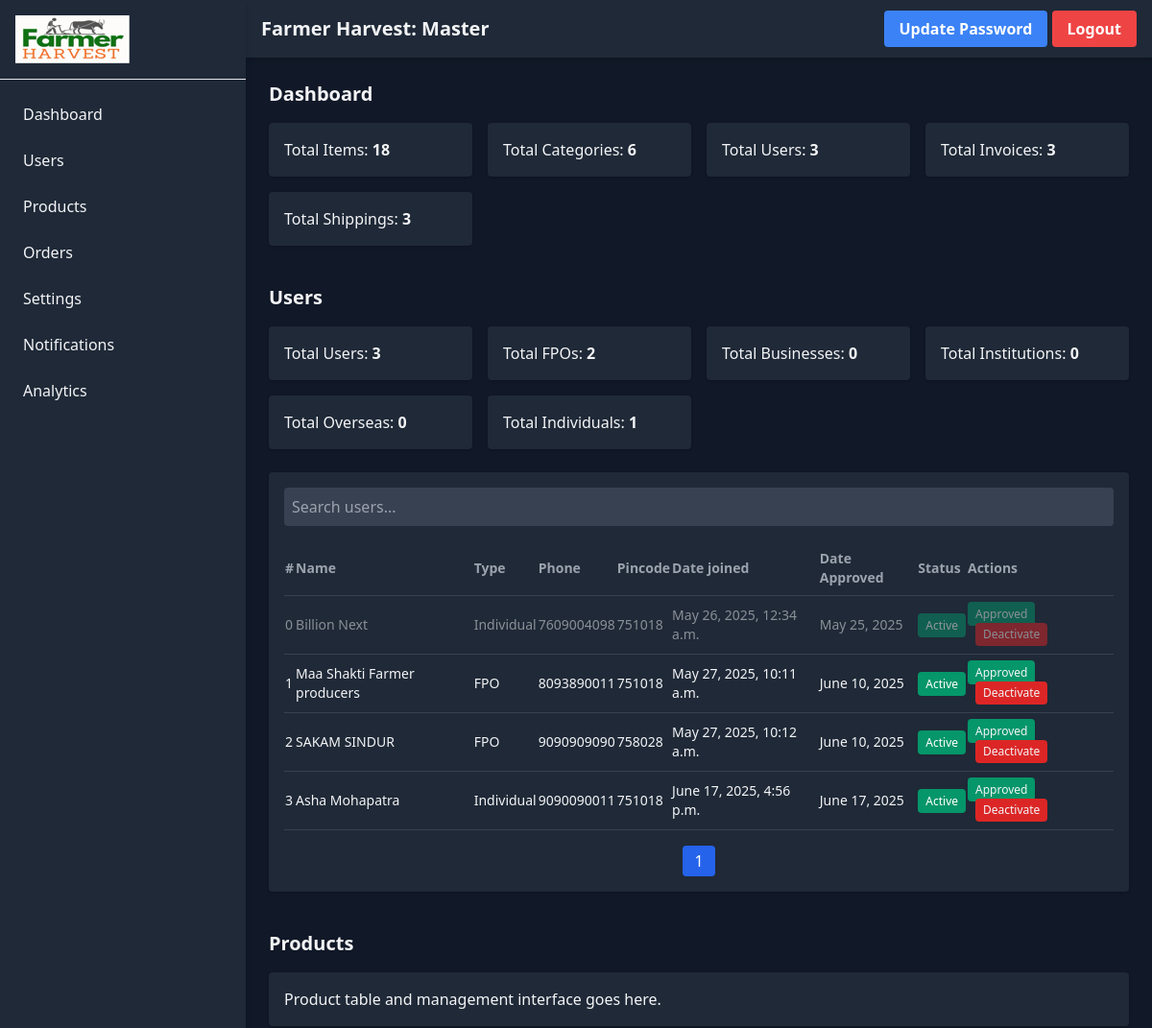
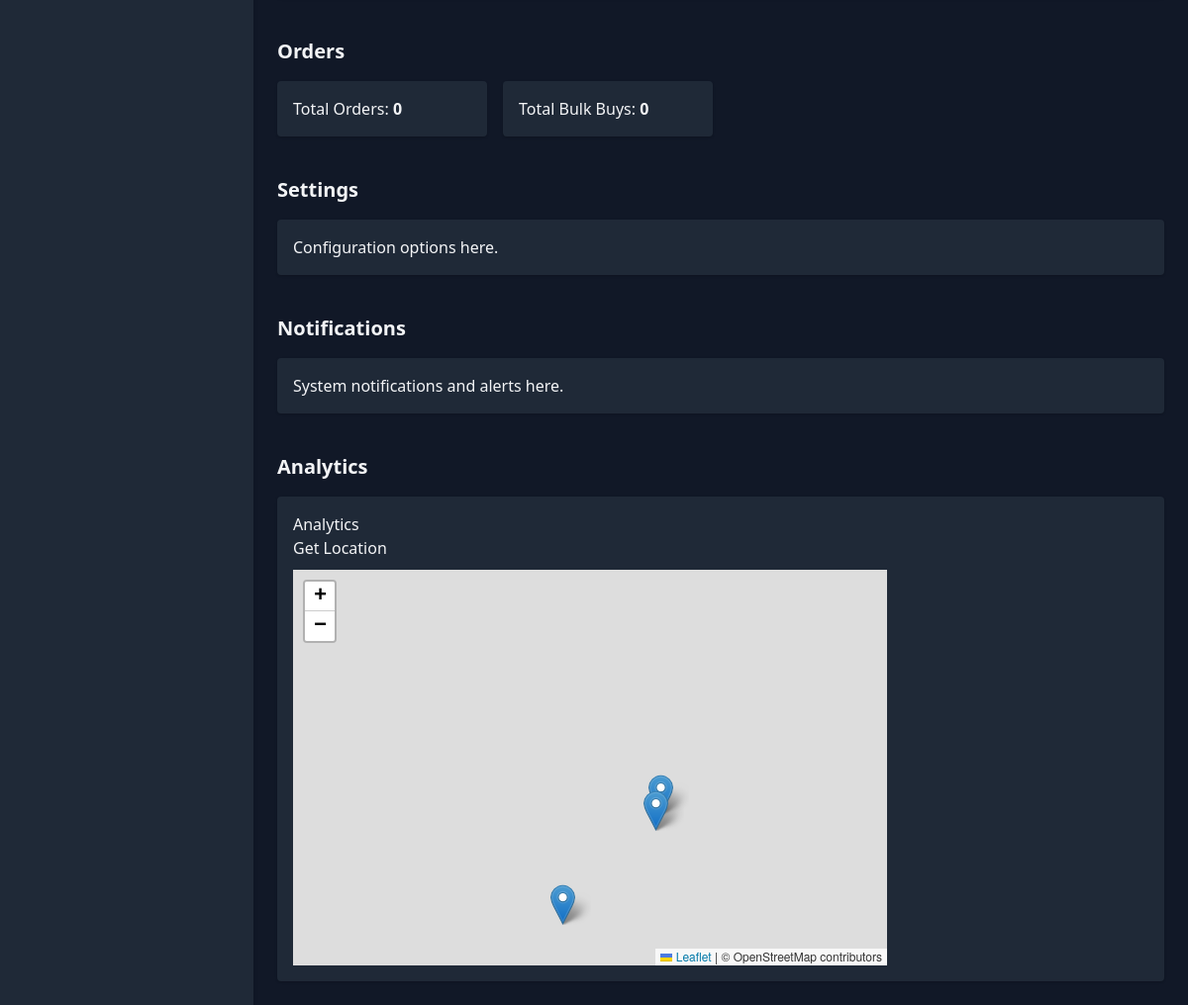
Screenshot of /accounts/admin-master/ (signed in) with the database file from the repository (2 pictures, top to bottom).
### omsapp/models.py (models this page shows, shortened)
class CustomUser(AbstractUser):
    id=AutoField(primary_key=True)
    """"Basic details"""
    userType = CharField(max_length=20, choices=USERTYPES)
    first_name = CharField(max_length=50)#name
    last_name = CharField(max_length=50)#displayname
    org_name=CharField(max_length=50, default='', blank=True)#business name
    email = EmailField(max_length=50, default='', blank=True)#not mandatory
    phone = CharField(max_length=12, unique=True)
    phone1 = CharField(max_length=12, default='', blank=True)
    gstin = CharField(max_length=15, default='', blank=True)
    supply_place = CharField(max_length=70, choices=STATES)
    gst_tmt = CharField(max_length=20, choices=GST_TREATMENT)#gst treatment
    """Billing Address"""
    contactPerson = CharField(max_length=50, null=True, blank=True)
    contactNo = CharField(max_length=15, null=True, blank=True)
    userAddress = CharField(max_length=200,null=True)
    userCity = CharField(max_length=50,null=True)
    userState = CharField(max_length=20, choices=STATES,null=True)
    pinCode = CharField(max_length=6,null=True)
    """Shipping Address"""
    contactPerson1 = CharField(max_length=50, null=True, blank=True)
    contactNo1 = CharField(max_length=15, null=True, blank=True)
    userAddress1 = CharField(max_length=200,null=True)
    userCity1 = CharField(max_length=50,null=True)
    userState1 = CharField(max_length=20, choices=STATES,null=True)
    pinCode1 = CharField(max_length=6,null=True)
    userNote = CharField(max_length=300,null=True, blank=True)#remarks from user
    """Account attributes"""
    password = CharField(max_length=20, default='Admin@1234')
    userApproved = BooleanField(null=True)
    approvedOn = DateField(null=True)
    isActive=BooleanField(null=True)
    activatedOn=DateField(null=True)
    deactivateRemark = CharField(max_length=100, null=True,blank=True)
    bill_address_lat = FloatField(null=True, blank=True)
    bill_address_long = FloatField(null=True, blank=True)
    ship_address_lat = FloatField(null=True, blank=True)
    ship_address_long = FloatField(null=True, blank=True)
    USERNAME_FIELD = 'phone'
    REQUIRED_FIELDS=['first_name']

### omsapp/views.py (the view)
# urls.py: path('admin-master/', views.admin_master, name='admin-master'),
def admin_master(request):
    if request.user.is_authenticated:
        total_users = CustomUser.objects.all()
        no_of_users = CustomUser.objects.all().__len__() - 1
        no_of_fpo = CustomUser.objects.filter(userType=1).__len__()
        no_of_biz = CustomUser.objects.filter(userType=2).__len__()
        no_of_inst = CustomUser.objects.filter(userType=3).__len__()
        no_of_overseas = CustomUser.objects.filter(userType=4).__len__()
        no_of_indv = CustomUser.objects.filter(userType=5).__len__()
        no_of_items = Item.objects.all().__len__()
        no_of_item_cat = Item.objects.values('itemCat').distinct().count()
        no_of_orders = Order.objects.all().__len__()
        no_of_bulkbuys = BulkBuy.objects.all().__len__()
        coordinates = []
        master_console_context = {
            'total_users':total_users,
            'total_users_no':no_of_users,
            'total_fpo':no_of_fpo,
            'total_business':no_of_biz,
            'total_institutions':no_of_inst,
            'total_overseas':no_of_overseas,
            'total_individual':no_of_indv,
            'no_of_items':no_of_items,
            'no_of_item_cat':no_of_item_cat,
            'total_orders':no_of_orders,
            'total_bulkbuys':no_of_bulkbuys,
        }
        return render(request, 'admin-master-console.html', context=master_console_context)
    else:
        return redirect('login')

### omsapp/templates/admin-master-console.html (shortened to what this page needs)
{% load static %}
<!DOCTYPE html>
<html lang="en">
<head>
  <link href="https://cdn.jsdelivr.net/npm/tailwindcss@2.2.19/dist/tailwind.min.css" rel="stylesheet">
  <link rel="stylesheet" href="https://unpkg.com/leaflet/dist/leaflet.css" />
</head>
<body class="bg-gray-900 text-gray-100 font-sans">
  <div id="main-wrapper" class="flex h-screen overflow-y-auto">
    <div id="sidebar" class="fixed md:relative z-40 w-64 bg-gray-800 shadow-md sidebar-transition transform -translate-x-full md:translate-x-0 md:block h-full">
      <div class="p-4 text-lg font-bold border-b">
        <a href="{% url 'index' %}"><img src="{% static 'img/logo.png' %}" alt=""></a>
      </div>
      <nav class="p-4 space-y-2">
        <a href="#dashboard" class="block p-2 hover:bg-gray-700 rounded">Dashboard</a>
        <a href="#users" class="block p-2 hover:bg-gray-700 rounded">Users</a>
        <a href="#products" class="block p-2 hover:bg-gray-700 rounded">Products</a>
        <a href="#orders" class="block p-2 hover:bg-gray-700 rounded">Orders</a>
        <a href="#settings" class="block p-2 hover:bg-gray-700 rounded">Settings</a>
        <a href="#notifications" class="block p-2 hover:bg-gray-700 rounded">Notifications</a>
        <a href="#analytics" class="block p-2 hover:bg-gray-700 rounded">Analytics</a>
      </nav>
    </div>
    <div class="flex-1 flex flex-col">
      <header class="p-4 bg-gray-800 shadow-md flex justify-between items-center sticky top-0 z-30">
        <h1 class="text-xl font-bold">Farmer Harvest: Master</h1>
        <div class="flex items-center space-x-4">
          <div class="relative inline-block text-left">
            <a href="{% url 'resetpasswordform' %}" class="bg-blue-500 text-white px-4 py-2 rounded hover:bg-blue-600"><strong>Update Password</strong></a>
            <a href="{% url 'logout' %}" class="bg-red-500 text-white px-4 py-2 rounded hover:bg-red-600"><strong>Logout</strong></a>
          </div>
        </div>
      </header>
      <div class="p-6 overflow-y-auto flex-1">
        <section id="dashboard">
          <h2 class="text-xl font-semibold mb-4">Dashboard</h2>
          <div class="grid grid-cols-2 md:grid-cols-4 gap-4">
            <div class="bg-gray-800 p-4 shadow rounded">Total Items: <strong>{{no_of_items}}</strong></div>
            <div class="bg-gray-800 p-4 shadow rounded">Total Categories: <strong>{{no_of_item_cat}}</strong></div>
            <div class="bg-gray-800 p-4 shadow rounded">Total Users: <strong>{{total_users_no}}</strong></div>
            <div class="bg-gray-800 p-4 shadow rounded">Total Invoices: <strong>{{total_users_no}}</strong></div>
            <div class="bg-gray-800 p-4 shadow rounded">Total Shippings: <strong>{{total_users_no}}</strong></div>
          </div>
        </section>
        <section id="users" class="mt-10">
          <h2 class="text-xl font-semibold mb-4">Users</h2>
          <div class="grid grid-cols-2 md:grid-cols-4 gap-4">
            <a href="#" onclick="filterTable('All')"><div class="bg-gray-800 p-4 shadow rounded">Total Users: <strong>{{total_users_no}}</strong></div></a>
            <a href="#" onclick="filterTable('FPO')"><div class="bg-gray-800 p-4 shadow rounded">Total FPOs: <strong>{{total_fpo}}</strong></div></a>
            <a href="#" onclick="filterTable('Business')"><div class="bg-gray-800 p-4 shadow rounded">Total Businesses: <strong>{{total_business}}</strong></div></a>
            <a href="#" onclick="filterTable('Institution')"><div class="bg-gray-800 p-4 shadow rounded">Total Institutions: <strong>{{total_institutions}}</strong></div></a>
            <a href="#" onclick="filterTable('Overseas')"><div class="bg-gray-800 p-4 shadow rounded">Total Overseas: <strong>{{total_overseas}}</strong></div></a>
            <a href="#" onclick="filterTable('Individual')"><div class="bg-gray-800 p-4 shadow rounded">Total Individuals: <strong>{{total_individual}}</strong></div></a>
          </div>
          <br>
          <div class="bg-gray-800 p-4 shadow rounded">
            <div class="mb-4">
              <input type="text" id="userSearch" onkeyup="searchUsers()" placeholder="Search users..." class="w-full p-2 rounded bg-gray-700 text-gray-100 focus:outline-none">
            </div>
            <table id="userTable" class="w-full text-left text-sm">
              <thead class="text-gray-400 border-b border-gray-700">
                <tr>
                  <th class="py-2 cursor-pointer" onclick="sortTable(0)">#</th>
                  <th class="py-2 cursor-pointer" onclick="sortTable(1)">Name</th>
                  <th class="py-2 cursor-pointer" onclick="sortTable(2)">Type</th>
                  <th class="py-2 cursor-pointer" onclick="sortTable(3)">Phone</th>
                  <th class="py-2 cursor-pointer" onclick="sortTable(4)">Pincode</th>
                  <th class="py-2 cursor-pointer" onclick="sortTable(5)">Date joined</th>
                  <th class="py-2 cursor-pointer" onclick="sortTable(5)">Date Approved</th>
                  <th class="py-2 cursor-pointer" onclick="sortTable(6)">Status</th>
                  <th class="py-2">Actions</th>
                </tr>
              </thead>
              <tbody>
                {% for user in total_users %}
                {% if user.is_superuser %}
                <tr class="border-b border-gray-700 hover:bg-gray-700 pointer-events-none opacity-50">
                {% else %}
                <tr class="border-b border-gray-700 hover:bg-gray-700">
                {% endif %}
                  <td class="py-2">{{forloop.counter0}}</td>
                  <td class="py-2">{{user.first_name}}</td>
                  <td class="py-2">
                    {% if user.userType == '1' %}FPO
                    {% elif user.userType == '2' %}Business
                    {% elif user.userType == '3' %}Institution
                    {% elif user.userType == '4' %}Overseas
                    {% else %}Individual
                    {% endif %}
                  </td>
                  <td class="py-2">{{user.phone}}</td>
                  <td class="py-2">{{user.pinCode}}</td>
                  <td class="py-2">{{user.date_joined}}</td>
                  <td class="py-2">{{user.approvedOn}}</td>
                  <td class="py-2">
                    {% if user.isActive %}
                    <span class="px-2 py-1 text-xs rounded bg-green-600 text-white">Active</span>
                    {% else %}
                    <span class="px-2 py-1 text-xs rounded bg-red-600 text-white">Inactive</span>
                    {% endif %}
                  </td>
                  <td class="py-2 space-x-2">
                    {% if user.userApproved %}
                    <span class="px-2 py-1 text-xs bg-green-600 rounded">Approved</span>
                    {% else %}
                    {% if user.userType == '1' %}
                    <a class="px-2 py-1 text-xs bg-blue-600 rounded hover:bg-blue-700" href="{% url 'profile-verify' user.pk %}">View</a>
                    {% else %}
                    <a class="px-2 py-1 text-xs bg-blue-600 rounded hover:bg-blue-700" href="{% url 'approve-user' user.pk %}">Approve</a>
                    {% endif %}
                    {% endif %}
                    {% if user.isActive %}
                    <button type="button" onclick="deactivateUser('{{user.pk}}')" class="px-2 py-1 text-xs bg-red-600 rounded hover:bg-red-700">Deactivate</button>
                    {% else %}
                    <a class="px-2 py-1 text-xs bg-green-600 rounded hover:bg-green-700" href="{% url 'activate-user' user.pk 'true' %}">Activate</a>
                    {% endif %}
                  </td>
                </tr>
                {% endfor %}
              </tbody>
            </table>
            <div id="pagination" class="mt-4 flex justify-center"></div>
          </div>
        </section>
        <section id="products" class="mt-10">
          <h2 class="text-xl font-semibold mb-4">Products</h2>
          <div class="bg-gray-800 p-4 shadow rounded">
            <p>Product table and management interface goes here.</p>
          </div>
        </section>
        <section id="orders" class="mt-10">
          <h2 class="text-xl font-semibold mb-4">Orders</h2>
          <div class="grid grid-cols-2 md:grid-cols-4 gap-4">
            <div class="bg-gray-800 p-4 shadow rounded">Total Orders: <strong>{{total_orders}}</strong></div>
            <div class="bg-gray-800 p-4 shadow rounded">Total Bulk Buys: <strong>{{total_bulkbuys}}</strong></div>
          </div>
        </section>
        <section id="settings" class="mt-10">
          <h2 class="text-xl font-semibold mb-4">Settings</h2>
          <div class="bg-gray-800 p-4 shadow rounded">
            <p>Configuration options here.</p>
          </div>
        </section>
        <section id="notifications" class="mt-10">
          <h2 class="text-xl font-semibold mb-4">Notifications</h2>
          <div class="bg-gray-800 p-4 shadow rounded">
            <p>System notifications and alerts here.</p>
          </div>
        </section>
        <section id="analytics" class="mt-10">
          <h2 class="text-xl font-semibold mb-4">Analytics</h2>
          <div class="bg-gray-800 p-4 shadow rounded">
            <p>Analytics</p>
            <button onclick="getLocation()">Get Location</button>
            <div class="grid grid-cols-2 md:grid-cols-4 gap-4">
              <div id="map" style="height: 400px; width: 600px; margin-top: 10px;"></div>
            </div>
          </div>
        </section>
      </div>
    </div>
  </div>
</body>
</html>

### omsapp/templates/admin-master-console.html (style rules this page uses)
.sidebar-transition { transition: transform 0.3s ease-in-out; }

### rows the page displays
CustomUser: first_name "Billion Next", userType "Individual", phone "7609004098", pinCode "751018", date_joined "May 26, 2025, 12:34 a.m.", approvedOn "May 25, 2025", isActive "Active", userApproved "Approved"
CustomUser: first_name "Maa Shakti Farmer producers", userType "FPO", phone "8093890011", pinCode "751018", date_joined "May 27, 2025, 10:11 a.m.", approvedOn "June 10, 2025", isActive "Active", userApproved "Approved"
CustomUser: first_name "SAKAM SINDUR", userType "FPO", phone "9090909090", pinCode "758028", date_joined "May 27, 2025, 10:12 a.m.", approvedOn "June 10, 2025", isActive "Active", userApproved "Approved"
CustomUser: first_name "Asha Mohapatra", userType "Individual", phone "9090090011", pinCode "751018", date_joined "June 17, 2025, 4:56 p.m.", approvedOn "June 17, 2025", isActive "Active", userApproved "Approved"

### other values shown
{{ no_of_items }} "18"
{{ no_of_item_cat }} "6"
{{ total_users_no }} "3"
{{ total_fpo }} "2"
{{ total_business }} "0"
{{ total_institutions }} "0"
{{ total_overseas }} "0"
{{ total_individual }} "1"
{{ total_orders }} "0"
{{ total_bulkbuys }} "0"
